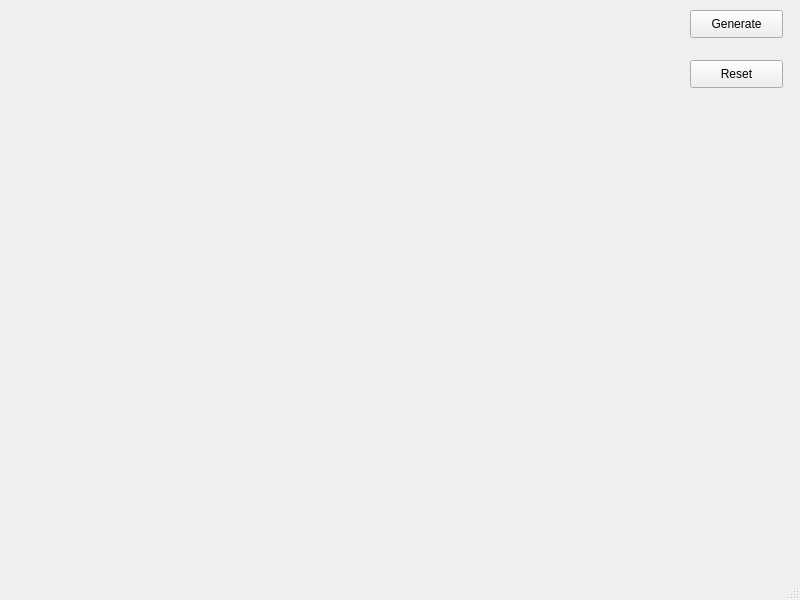
<?xml version="1.0" encoding="UTF-8"?>
<ui version="4.0">
 <class>MainWindow</class>
 <widget class="QMainWindow" name="MainWindow">
  <property name="geometry">
   <rect>
    <x>0</x>
    <y>0</y>
    <width>800</width>
    <height>600</height>
   </rect>
  </property>
  <property name="windowTitle">
   <string>MainWindow</string>
  </property>
  <widget class="QWidget" name="centralwidget">
   <widget class="QPushButton" name="generate">
    <property name="geometry">
     <rect>
      <x>690</x>
      <y>10</y>
      <width>93</width>
      <height>28</height>
     </rect>
    </property>
    <property name="text">
     <string>Generate</string>
    </property>
   </widget>
   <widget class="QPushButton" name="reset">
    <property name="geometry">
     <rect>
      <x>690</x>
      <y>60</y>
      <width>93</width>
      <height>28</height>
     </rect>
    </property>
    <property name="text">
     <string>Reset</string>
    </property>
   </widget>
   <widget class="QWidget" name="verticalLayoutWidget">
    <property name="geometry">
     <rect>
      <x>620</x>
      <y>90</y>
      <width>160</width>
      <height>431</height>
     </rect>
    </property>
    <layout class="QVBoxLayout" name="ver_lay"/>
   </widget>
   <widget class="QWidget" name="verticalLayoutWidget_2">
    <property name="geometry">
     <rect>
      <x>19</x>
      <y>10</y>
      <width>581</width>
      <height>521</height>
     </rect>
    </property>
    <layout class="QVBoxLayout" name="ver_lay2"/>
   </widget>
  </widget>
  <widget class="QMenuBar" name="menubar">
   <property name="geometry">
    <rect>
     <x>0</x>
     <y>0</y>
     <width>800</width>
     <height>26</height>
    </rect>
   </property>
  </widget>
  <widget class="QStatusBar" name="statusbar"/>
 </widget>
 <resources/>
 <connections/>
</ui>
